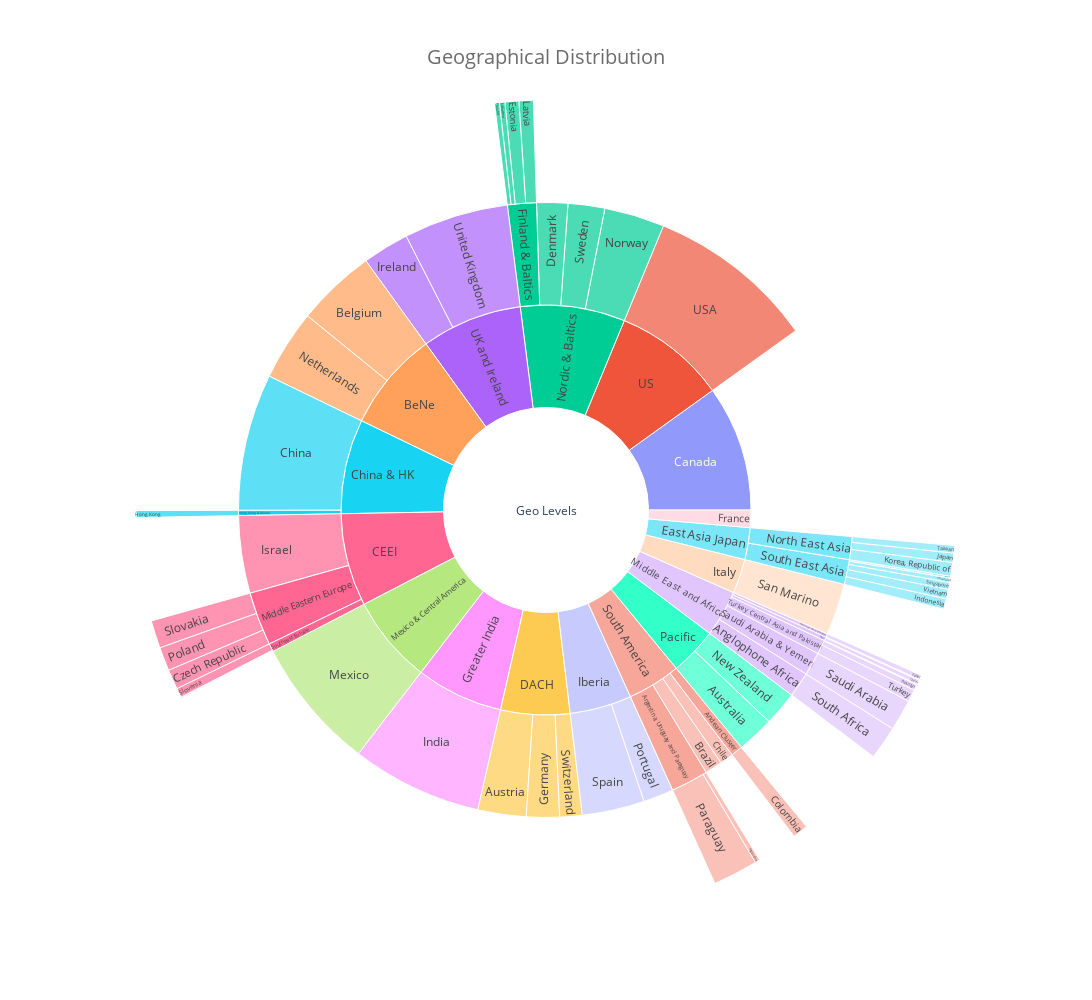

Write notebook code for a chart like this one.
### Code cell
# Create Sunburst Chart
def filter_docs(df, filter_column, filter_value):
    filter_mask = df[filter_column] == filter_value
    return df[filter_mask], filter_mask

def compute_labels_and_parents(data_df, levels):
    grouped = data_df.groupby(levels).size()

    # Initialize lists
    labels = []
    parents = []

    # Compute labels and parents lists
    for i in range(len(levels)):
        for label, value in grouped.items(): # loop over the rows
            if label[i] not in labels:
                labels.append(label[i]) 
                parents.append("") if label[i] in data_df[levels[0]].values else parents.append(label[i-1])
    
    return labels, parents

def prepare_dataframe(data_df, levels):
    df_tmp=data_df.copy()
    frequency_col_name = "Count"
    df_tmp[frequency_col_name] = df_tmp.groupby(levels[-1])[levels[-1]].transform('count')
    sunburst_df = df_tmp[levels + [frequency_col_name]].drop_duplicates()
    sunburst_df[frequency_col_name] = sunburst_df[frequency_col_name].fillna(0)
    
    return sunburst_df

def compute_values(sunburst_df, labels, levels):
    values = []
    processed_labels = set()  # This set will store the labels that have been processed
    for label in labels:
        if label not in processed_labels:  # Only process the label if it has not been processed before
            for level in levels:
                if label in sunburst_df[level].values:
                    value = sunburst_df.loc[sunburst_df[level] == label, 'Count'].sum()
                    values.append(value)
                    processed_labels.add(label)  # Add the label to the set of processed labels
                    break  # No need to check other levels for this label
                    
    return values

def get_level(label, data_df, levels, return_highest_level=True): 
    # Find the levels that the label appears in
    found_levels = [level for level in levels if label in data_df[level].values]
    if not found_levels:
        # raise ValueError(f"Label {label} not found")
        return None
    # If return_highest is True, return the first level found (highest), else return the last level found (lowest)
    if return_highest_level:
        return found_levels[0]
    else:
        return found_levels[-1]

def compute_percentages(sunburst_df, data_df, labels, parents, values, levels):
    percentages = []
    percentages_class = []
    processed_labels = set()  # This set will store the labels that have been processed
    
    for level in levels:
        # Compute total count for each label in current level
        level_counts = sunburst_df.groupby(level)['Count'].sum()

        for i, label in enumerate(labels):
            if label not in processed_labels and label in sunburst_df[level].values:
                label_count = sunburst_df.loc[sunburst_df[level] == label, 'Count'].sum() 

                # Compute total count for the parent of current label with a condition if the label has a parent or not. 
                # Without parent, the total count is the count for all labels at this highest level
                total_count = values[labels.index(parents[i])] if parents[i]!='' else level_counts.sum()
                # Compute total count from original dataframe 
                total_count_class = data_df[get_level(label, data_df, levels)].value_counts().get(label)                

                # Compute percentage for current label
                percentage = (label_count / total_count) * 100
                percentages.append(percentage)
                percentage_class = (label_count / total_count_class) * 100
                percentages_class.append(percentage_class)
                processed_labels.add(label)  # Add the label to the set of processed labels

    return percentages, percentages_class

def transform_scale_list(lst,exponent=2, desire_sum=100):
    # Apply power transformation
    transformed_lst = [i**exponent for i in lst]

    # Scale the transformed data so that the total sum remains 100
    total = sum(transformed_lst)
    scaled_lst = [(i/total)*desire_sum for i in transformed_lst]
    return scaled_lst

def normalize_percentage_class(data_df, levels, labels, parents, percentages_class):
    # Init
    normalized_percentages_class = [0]*len(percentages_class)
    normalized_percentages_class_transform = [0]*len(percentages_class)

    ##### Highest level

    # Compute normalized_percentage_class for labels at the highest level (without parent)
    highest_level_labels = [label for label in labels if get_level(label, data_df, levels) == levels[0]]
    highest_level_indices = [labels.index(label) for label in highest_level_labels]
    total_highest_level_percentage = sum(percentages_class[i] for i in highest_level_indices)
    for i in highest_level_indices:
        normalized_percentages_class[i] = percentages_class[i] / total_highest_level_percentage * 100

    # scale the values for the highest level
    normalized_percentages_class_transform = transform_scale_list(normalized_percentages_class,4)

    ##### Other levels

    # Normalize percentages_class based on its parent
    for level in levels[1:]: #loop on the levels except the highest one
        level_labels = [label for label in labels if get_level(label, data_df, levels) == level]
        level_indices = [labels.index(label) for label in level_labels]

        # Loop to create the normalized_percentages_class list by level
        for indice in level_indices:
            sibling_indices = [j for j, parent in enumerate(parents) if parent == parents[indice]]
            total_sibling_percentage = sum(percentages_class[j] for j in sibling_indices)
            normalized_percentage_class = percentages_class[indice] / total_sibling_percentage * normalized_percentages_class[labels.index(parents[indice])]
            normalized_percentages_class[indice] = normalized_percentage_class

        # Loop to transform the normalized_percentages_class list by level : list normalized_percentages_class_transform
        indices_updated = [] # list to avoid several treatments on each label
        for indice in level_indices:
            if indice not in indices_updated:
                sibling_indices = [j for j, parent in enumerate(parents) if parent == parents[indice]]
                # Get & Transform norm_pct_class by family (brothers with the same parent)
                norm_pct_class_sibling = [normalized_percentages_class[i] for i in sibling_indices]
                norm_pct_class_sibling_transform = transform_scale_list(norm_pct_class_sibling,4, desire_sum=normalized_percentages_class_transform[labels.index(parents[indice])])
                # Store the transform norm_pct_class in the normalized_percentages_class_transform list
                for i, sibling_ind in enumerate(sibling_indices):
                    normalized_percentages_class_transform[sibling_ind] = norm_pct_class_sibling_transform[i]
                    indices_updated.append(sibling_ind)

    return normalized_percentages_class_transform

def add_unique_parent(labels, parents, values, unique_parent_name):
    unique_parent_value = sum(values[i] for i in range(len(parents)) if parents[i] == '')
    for i in range(len(labels)):
        if parents[i] == '':
            parents[i] = unique_parent_name
    labels.append(unique_parent_name)
    parents.append('')
    values.append(unique_parent_value)

    return labels, parents, values

def compute_lists(data_df, levels, class_column=None, class_value=None, unique_parent=False, unique_parent_name="Geo Levels"):
    if class_column and class_value==None:
        raise ValueError("When class_column is defined, class_value must be defined too and must be a value from the class_column column")
    
    work_df = data_df.copy()
    if class_column:
        work_df = filter_docs(data_df, class_column, class_value)[0]
    
    labels, parents = compute_labels_and_parents(work_df, levels)
    sunburst_df = prepare_dataframe(work_df, levels)
    values = compute_values(sunburst_df, labels, levels)
    # percentages, percentages_class, normalized_percentages_class = compute_percentages(sunburst_df, data_df, labels, parents, values, levels)
    percentages, percentages_class = compute_percentages(sunburst_df, data_df, labels, parents, values, levels)
    normalized_percentages_class_transform = normalize_percentage_class(data_df, levels, labels, parents, percentages_class)
    if unique_parent:
        labels, parents, values =  add_unique_parent(labels, parents, values, unique_parent_name=unique_parent_name)
        # Compute and add percentages for the unique_parent label
        percentages.append(100)
        percentages_class.append(len(filter_docs(data_df, class_column, class_value)[0])/len(data_df)*100) if class_column and class_value else percentages_class.append("None")
        # normalized_percentages_class.append(100) if class_column and class_value else normalized_percentages_class.append("None")
        normalized_percentages_class_transform.append(100) if class_column and class_value else normalized_percentages_class_transform.append("None")
    return labels, parents, values, percentages, percentages_class, normalized_percentages_class_transform

def create_sunburst_fig(labels, parents, values, percentages, percentages_class, normalized_percentages_class_transform, class_column=None, class_value=None, **sunburst_kwargs):
    # Create a list of hover texts that includes the percentage for each label
    hover_text = [f'{label}<br>Number of verbatims: {value}<br>Percentage: {percentage:.2f}%{f"<br>Percentage of {class_value}: {percentage_class:.2f}%" if class_column else ""}' for label, value, percentage, percentage_class in zip(labels, values, percentages, percentages_class)]

    fig = go.Figure(data=go.Sunburst(
        labels=labels,
        parents=parents,
        values=normalized_percentages_class_transform if class_column else values,
        branchvalues='total',
        hovertext=hover_text,
        hovertemplate='%{hovertext}<extra></extra>',  # Only use custom hover text and remove extra info            
        # marker=dict(colors=[color_mapping[label] for label in labels]),  # Set colors based on your mapping
        **sunburst_kwargs
    ))
    
    fig.update_layout(
        title={'text': f"Geographical Distribution",
               'y':0.95,'x':0.5,
               'xanchor': 'center','yanchor': 'top'},
        title_font=dict(size=20,
                        color='rgb(107, 107, 107)'),
        width=1100,
        height=1000
    )

    return fig

def sunburst(data_df, levels, unique_parent=True, class_column=None, class_value=None, **sunburst_kwargs):
    labels, parents, values, percentages, percentages_class, normalized_percentages_class_transform = compute_lists(data_df, levels, unique_parent=unique_parent, class_column=class_column, class_value=class_value)
    fig = create_sunburst_fig(labels, parents, values, percentages, percentages_class, normalized_percentages_class_transform, class_column=class_column, class_value=class_value, **sunburst_kwargs)
    return fig

levels = ['Zone','Clusters','Account Country'] # it has to be from the highest level to the lowest
labels, parents, values, percentages, percentages_class, normalized_percentages_class_transform = compute_lists(df, levels, unique_parent=True, class_column="sentiment_label", class_value="positive")
fig = sunburst(df, levels, unique_parent=True, class_column="sentiment_label", class_value="positive")
fig

### Figure 1 — Plotly figure (JSON) as saved in the notebook; plotly's stock layout.template omitted (floating-point values rounded to 4 significant figures)
{"data": [{"branchvalues": "total", "hovertemplate": "%{hovertext}<extra></extra>", "hovertext": ["BeNe<br>Number of verbatims: 908<br>Percentage: 5.02%<br>Percentage of positive: 57.32%", "CEEI<br>Number of verbatims: 1141<br>Percentage: 6.31%<br>Percentage of positive: 56.29%", "Canada<br>Number of verbatims: 558<br>Percentage: 3.08%<br>Percentage of positive: 60.72%", "China & HK<br>Number of verbatims: 1062<br>Percentage: 5.87%<br>Percentage of positive: 56.55%", "DACH<br>Number of verbatims: 2279<br>Percentage: 12.60%<br>Percentage of positive: 52.28%", "East Asia Japan<br>Number of verbatims: 2043<br>Percentage: 11.29%<br>Percentage of positive: 43.06%", "France<br>Number of verbatims: 710<br>Percentage: 3.92%<br>Percentage of positive: 37.10%", "Greater India<br>Number of verbatims: 742<br>Percentage: 4.10%<br>Percentage of positive: 55.41%", "Iberia<br>Number of verbatims: 1151<br>Percentage: 6.36%<br>Percentage of positive: 50.84%", "Italy<br>Number of verbatims: 1901<br>Percentage: 10.51%<br>Percentage of positive: 43.90%", "Mexico & Central America<br>Number of verbatims: 10<br>Percentage: 0.06%<br>Percentage of positive: 55.56%", "Middle East and Africa<br>Number of verbatims: 670<br>Percentage: 3.70%<br>Percentage of positive: 47.38%", "Nordic & Baltics<br>Number of verbatims: 1303<br>Percentage: 7.20%<br>Percentage of positive: 57.99%", "Pacific<br>Number of verbatims: 600<br>Percentage: 3.32%<br>Percentage of positive: 47.66%", "South America<br>Number of verbatims: 1099<br>Percentage: 6.08%<br>Percentage of positive: 49.00%", "UK and Ireland<br>Number of verbatims: 516<br>Percentage: 2.85%<br>Percentage of positive: 57.46%", "US<br>Number of verbatims: 1397<br>Percentage: 7.72%<br>Percentage of positive: 59.02%", "Belgium<br>Number of verbatims: 409<br>Percentage: 45.04%<br>Percentage of positive: 58.26%", "Netherlands<br>Number of verbatims: 499<br>Percentage: 54.96%<br>Percentage of positive: 56.58%", "Israel<br>Number of verbatims: 116<br>Percentage: 10.17%<br>Percentage of positive: 63.74%", "Middle Eastern Europe<br>Number of verbatims: 945<br>Percentage: 82.82%<br>Percentage of positive: 58.12%", "Southeast Europe<br>Number of verbatims: 80<br>Percentage: 7.01%<br>Percentage of positive: 36.53%", "China<br>Number of verbatims: 1061<br>Percentage: 99.91%<br>Percentage of positive: 56.62%", "Hong Kong & Macao<br>Number of verbatims: 1<br>Percentage: 0.09%<br>Percentage of positive: 25.00%", "Austria<br>Number of verbatims: 287<br>Percentage: 12.59%<br>Percentage of positive: 58.33%", "Germany<br>Number of verbatims: 1411<br>Percentage: 61.91%<br>Percentage of positive: 53.05%", "Switzerland<br>Number of verbatims: 581<br>Percentage: 25.49%<br>Percentage of positive: 48.18%", "North East Asia<br>Number of verbatims: 1577<br>Percentage: 77.19%<br>Percentage of positive: 42.86%", "South East Asia<br>Number of verbatims: 466<br>Percentage: 22.81%<br>Percentage of positive: 43.76%", "India<br>Number of verbatims: 742<br>Percentage: 100.00%<br>Percentage of positive: 55.41%", "Portugal<br>Number of verbatims: 187<br>Percentage: 16.25%<br>Percentage of positive: 43.79%", "Spain<br>Number of verbatims: 964<br>Percentage: 83.75%<br>Percentage of positive: 52.48%", "Mexico<br>Number of verbatims: 10<br>Percentage: 100.00%<br>Percentage of positive: 55.56%", "Anglophone Africa<br>Number of verbatims: 118<br>Percentage: 17.61%<br>Percentage of positive: 53.64%", "Gulf<br>Number of verbatims: 7<br>Percentage: 1.04%<br>Percentage of positive: 33.33%", "North East Africa and Levant<br>Number of verbatims: 16<br>Percentage: 2.39%<br>Percentage of positive: 32.65%", "Saudi Arabia & Yemen<br>Number of verbatims: 59<br>Percentage: 8.81%<br>Percentage of positive: 52.68%", "Turkey Central Asia and Pakistan<br>Number of verbatims: 470<br>Percentage: 70.15%<br>Percentage of positive: 46.58%", "Denmark<br>Number of verbatims: 332<br>Percentage: 25.48%<br>Percentage of positive: 55.80%", "Finland & Baltics<br>Number of verbatims: 355<br>Percentage: 27.24%<br>Percentage of positive: 54.78%", "Norway<br>Number of verbatims: 274<br>Percentage: 21.03%<br>Percentage of positive: 65.87%", "Sweden<br>Number of verbatims: 342<br>Percentage: 26.25%<br>Percentage of positive: 58.16%", "Australia<br>Number of verbatims: 439<br>Percentage: 73.17%<br>Percentage of positive: 47.93%", "New Zealand<br>Number of verbatims: 161<br>Percentage: 26.83%<br>Percentage of positive: 46.94%", "Andean Cluster<br>Number of verbatims: 18<br>Percentage: 1.64%<br>Percentage of positive: 42.86%", "Argentina, Uruguay and Paraguay<br>Number of verbatims: 232<br>Percentage: 21.11%<br>Percentage of positive: 57.28%", "Brazil<br>Number of verbatims: 814<br>Percentage: 74.07%<br>Percentage of positive: 47.41%", "Chile<br>Number of verbatims: 35<br>Percentage: 3.18%<br>Percentage of positive: 44.30%", "Ireland<br>Number of verbatims: 8<br>Percentage: 1.55%<br>Percentage of positive: 47.06%", "United Kingdom<br>Number of verbatims: 508<br>Percentage: 98.45%<br>Percentage of positive: 57.66%", "USA<br>Number of verbatims: 1397<br>Percentage: 100.00%<br>Percentage of positive: 59.02%", "Czech Republic<br>Number of verbatims: 367<br>Percentage: 38.84%<br>Percentage of positive: 56.20%", "Poland<br>Number of verbatims: 419<br>Percentage: 44.34%<br>Percentage of positive: 58.77%", "Slovakia<br>Number of verbatims: 159<br>Percentage: 16.83%<br>Percentage of positive: 61.15%", "Bulgaria<br>Number of verbatims: 3<br>Percentage: 3.75%<br>Percentage of positive: 17.65%", "Croatia<br>Number of verbatims: 8<br>Percentage: 10.00%<br>Percentage of positive: 42.11%", "Greece<br>Number of verbatims: 6<br>Percentage: 7.50%<br>Percentage of positive: 54.55%", "Hungary<br>Number of verbatims: 20<br>Percentage: 25.00%<br>Percentage of positive: 50.00%", "Romania<br>Number of verbatims: 41<br>Percentage: 51.25%<br>Percentage of positive: 33.06%", "Slovenia<br>Number of verbatims: 2<br>Percentage: 2.50%<br>Percentage of positive: 100.00%", "Hong Kong<br>Number of verbatims: 1<br>Percentage: 100.00%<br>Percentage of positive: 25.00%", "Japan<br>Number of verbatims: 1073<br>Percentage: 68.04%<br>Percentage of positive: 42.23%", "Korea, Republic of<br>Number of verbatims: 344<br>Percentage: 21.81%<br>Percentage of positive: 46.61%", "Taiwan<br>Number of verbatims: 160<br>Percentage: 10.15%<br>Percentage of positive: 40.00%", "Indonesia<br>Number of verbatims: 146<br>Percentage: 31.33%<br>Percentage of positive: 48.83%", "Malaysia<br>Number of verbatims: 12<br>Percentage: 2.58%<br>Percentage of positive: 31.58%", "Singapore<br>Number of verbatims: 124<br>Percentage: 26.61%<br>Percentage of positive: 44.13%", "Thailand<br>Number of verbatims: 134<br>Percentage: 28.76%<br>Percentage of positive: 39.18%", "Vietnam<br>Number of verbatims: 50<br>Percentage: 10.73%<br>Percentage of positive: 47.62%", "San Marino<br>Number of verbatims: 1<br>Percentage: 0.05%<br>Percentage of positive: 50.00%", "South Africa<br>Number of verbatims: 118<br>Percentage: 100.00%<br>Percentage of positive: 53.64%", "Kuwait<br>Number of verbatims: 2<br>Percentage: 28.57%<br>Percentage of positive: 66.67%", "Qatar<br>Number of verbatims: 2<br>Percentage: 28.57%<br>Percentage of positive: 100.00%", "United Arab Emirates<br>Number of verbatims: 3<br>Percentage: 42.86%<br>Percentage of positive: 20.00%", "Egypt<br>Number of verbatims: 16<br>Percentage: 100.00%<br>Percentage of positive: 34.04%", "Saudi Arabia<br>Number of verbatims: 59<br>Percentage: 100.00%<br>Percentage of positive: 52.68%", "Kazakhstan<br>Number of verbatims: 14<br>Percentage: 2.98%<br>Percentage of positive: 23.73%", "Pakistan<br>Number of verbatims: 4<br>Percentage: 0.85%<br>Percentage of positive: 40.00%", "Turkey<br>Number of verbatims: 452<br>Percentage: 96.17%<br>Percentage of positive: 48.09%", "Estonia<br>Number of verbatims: 7<br>Percentage: 1.97%<br>Percentage of positive: 70.00%", "Finland<br>Number of verbatims: 326<br>Percentage: 91.83%<br>Percentage of positive: 54.06%", "Latvia<br>Number of verbatims: 12<br>Percentage: 3.38%<br>Percentage of positive: 70.59%", "Lithuania<br>Number of verbatims: 10<br>Percentage: 2.82%<br>Percentage of positive: 55.56%", "Colombia<br>Number of verbatims: 17<br>Percentage: 94.44%<br>Percentage of positive: 50.00%", "Peru<br>Number of verbatims: 1<br>Percentage: 5.56%<br>Percentage of positive: 12.50%", "Argentina<br>Number of verbatims: 230<br>Percentage: 99.14%<br>Percentage of positive: 57.07%", "Paraguay<br>Number of verbatims: 2<br>Percentage: 0.86%<br>Percentage of positive: 100.00%", "Geo Levels<br>Number of verbatims: 18090<br>Percentage: 100.00%<br>Percentage of positive: 50.53%"], "labels": ["BeNe", "CEEI", "Canada", "China & HK", "DACH", "East Asia Japan", "France", "Greater India", "Iberia", "Italy", "Mexico & Central America", "Middle East and Africa", "Nordic & Baltics", "Pacific", "South America", "UK and Ireland", "US", "Belgium", "Netherlands", "Israel", "Middle Eastern Europe", "Southeast Europe", "China", "Hong Kong & Macao", "Austria", "Germany", "Switzerland", "North East Asia", "South East Asia", "India", "Portugal", "Spain", "Mexico", "Anglophone Africa", "Gulf", "North East Africa and Levant", "Saudi Arabia & Yemen", "Turkey Central Asia and Pakistan", "Denmark", "Finland & Baltics", "Norway", "Sweden", "Australia", "New Zealand", "Andean Cluster", "Argentina, Uruguay and Paraguay", "Brazil", "Chile", "Ireland", "United Kingdom", "USA", "Czech Republic", "Poland", "Slovakia", "Bulgaria", "Croatia", "Greece", "Hungary", "Romania", "Slovenia", "Hong Kong", "Japan", "Korea, Republic of", "Taiwan", "Indonesia", "Malaysia", "Singapore", "Thailand", "Vietnam", "San Marino", "South Africa", "Kuwait", "Qatar", "United Arab Emirates", "Egypt", "Saudi Arabia", "Kazakhstan", "Pakistan", "Turkey", "Estonia", "Finland", "Latvia", "Lithuania", "Colombia", "Peru", "Argentina", "Paraguay", "Geo Levels"], "parents": ["Geo Levels", "Geo Levels", "Geo Levels", "Geo Levels", "Geo Levels", "Geo Levels", "Geo Levels", "Geo Levels", "Geo Levels", "Geo Levels", "Geo Levels", "Geo Levels", "Geo Levels", "Geo Levels", "Geo Levels", "Geo Levels", "Geo Levels", "BeNe", "BeNe", "CEEI", "CEEI", "CEEI", "China & HK", "China & HK", "DACH", "DACH", "DACH", "East Asia Japan", "East Asia Japan", "Greater India", "Iberia", "Iberia", "Mexico & Central America", "Middle East and Africa", "Middle East and Africa", "Middle East and Africa", "Middle East and Africa", "Middle East and Africa", "Nordic & Baltics", "Nordic & Baltics", "Nordic & Baltics", "Nordic & Baltics", "Pacific", "Pacific", "South America", "South America", "South America", "South America", "UK and Ireland", "UK and Ireland", "US", "Middle Eastern Europe", "Middle Eastern Europe", "Middle Eastern Europe", "Southeast Europe", "Southeast Europe", "Southeast Europe", "Southeast Europe", "Southeast Europe", "Southeast Europe", "Hong Kong & Macao", "North East Asia", "North East Asia", "North East Asia", "South East Asia", "South East Asia", "South East Asia", "South East Asia", "South East Asia", "Italy", "Anglophone Africa", "Gulf", "Gulf", "Gulf", "North East Africa and Levant", "Saudi Arabia & Yemen", "Turkey Central Asia and Pakistan", "Turkey Central Asia and Pakistan", "Turkey Central Asia and Pakistan", "Finland & Baltics", "Finland & Baltics", "Finland & Baltics", "Finland & Baltics", "Andean Cluster", "Andean Cluster", "Argentina, Uruguay and Paraguay", "Argentina, Uruguay and Paraguay", ""], "type": "sunburst", "values": [7.875, 7.322, 9.913, 7.458, 5.449, 2.508, 1.381, 6.877, 4.872, 2.709, 6.947, 3.676, 8.247, 3.762, 4.203, 7.951, 8.849, 4.168, 3.706, 4.07, 2.813, 0.4391, 7.185, 0.2731, 2.536, 1.734, 1.18, 1.203, 1.306, 6.877, 1.591, 3.281, 6.947, 1.32, 0.1968, 0.1813, 1.228, 0.7507, 1.633, 1.517, 3.17, 1.927, 1.959, 1.803, 0.6153, 1.964, 0.9213, 0.7027, 2.443, 5.507, 8.849, 0.7821, 0.9349, 1.096, 0.0003563, 0.01155, 0.03252, 0.02296, 0.004391, 0.3673, 0.2731, 0.3656, 0.5427, 0.2943, 0.4131, 0.07226, 0.2755, 0.1713, 0.3736, 2.709, 1.32, 0.03243, 0.1642, 0.0002627, 0.1813, 1.228, 0.02894, 0.2337, 0.488, 0.5444, 0.1937, 0.5629, 0.216, 0.6129, 0.002394, 0.1884, 1.776, 100]}], "layout": {"height": 1000, "title": {"font": {"color": "rgb(107, 107, 107)", "size": 20}, "text": "Geographical Distribution", "x": 0.5, "xanchor": "center", "y": 0.95, "yanchor": "top"}, "width": 1100}}
